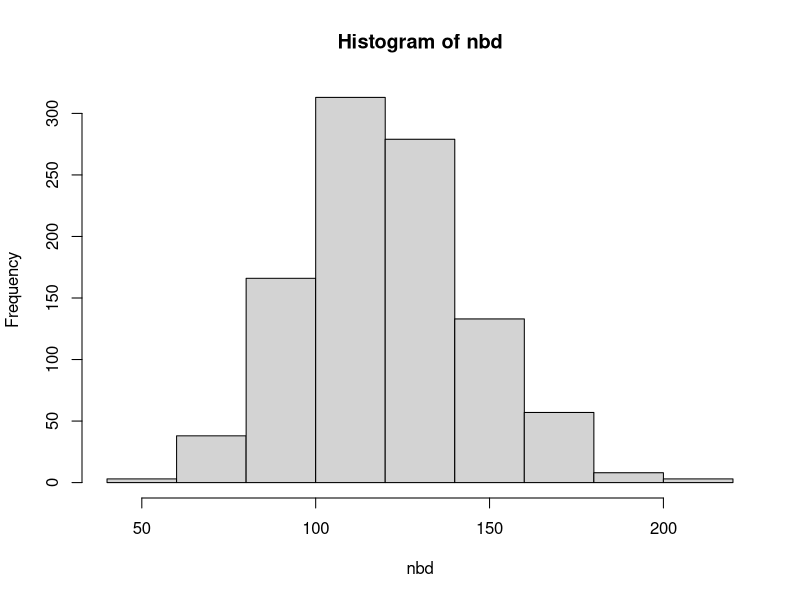
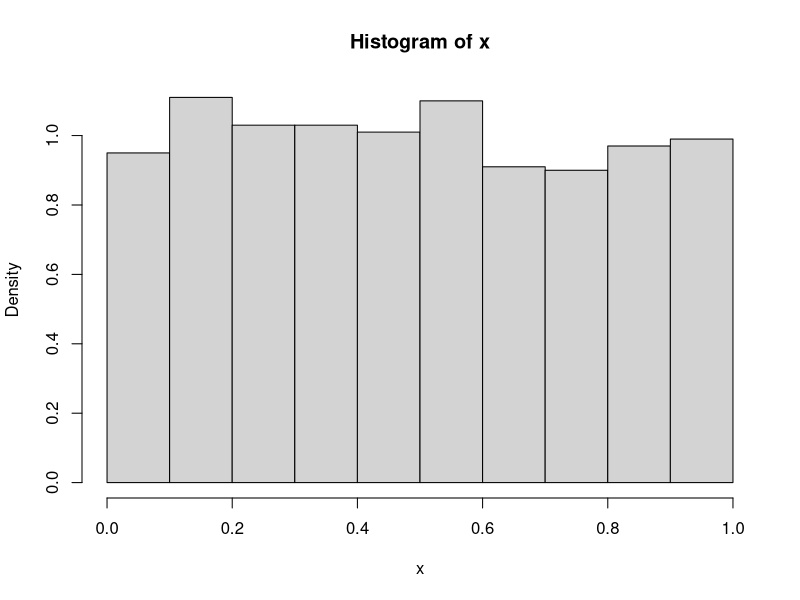
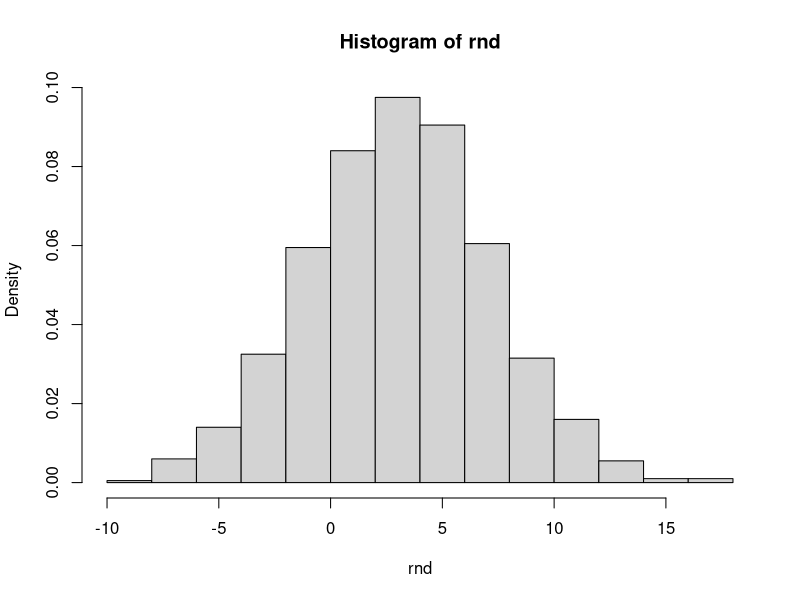
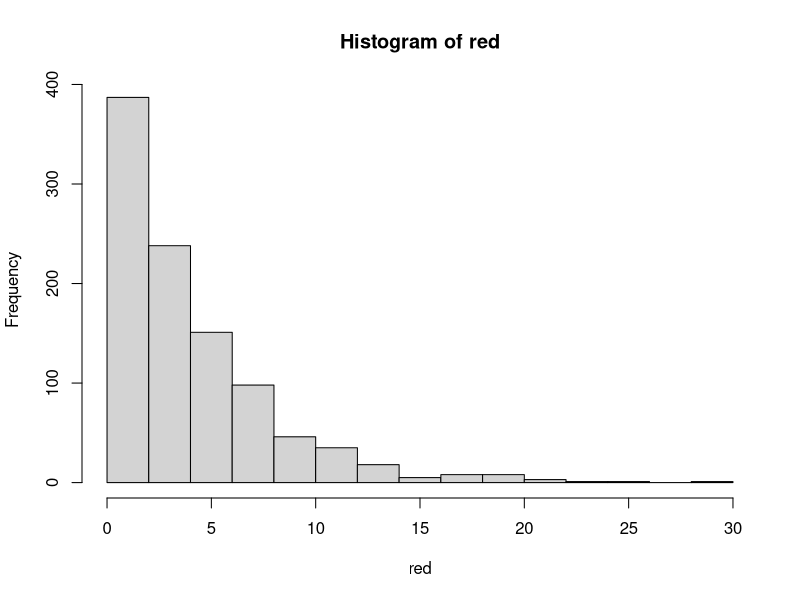
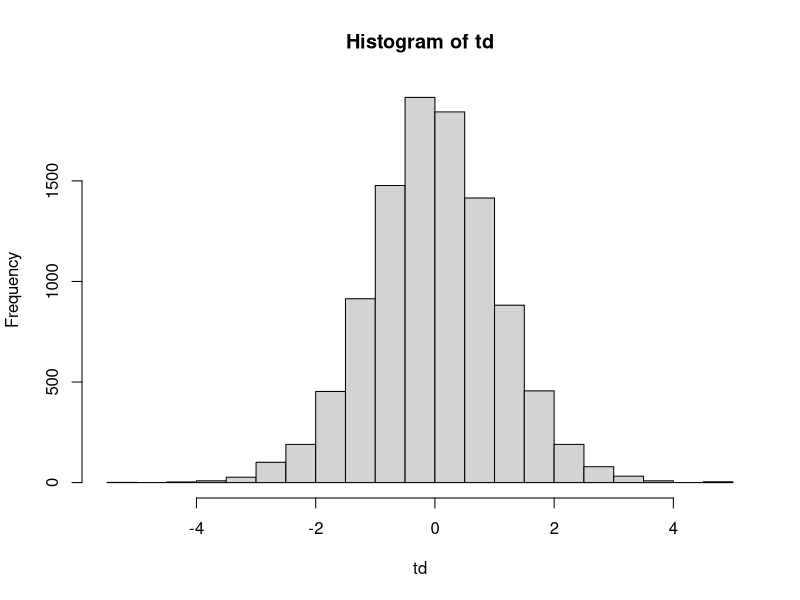
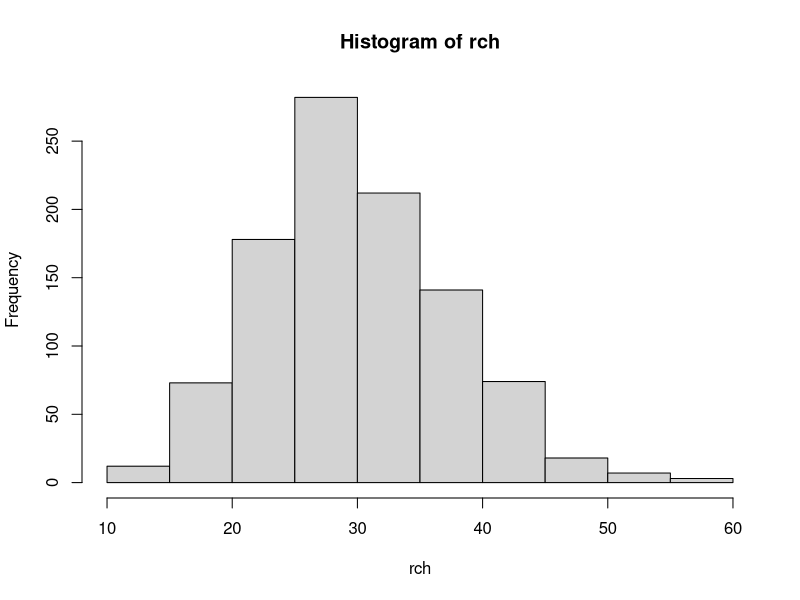
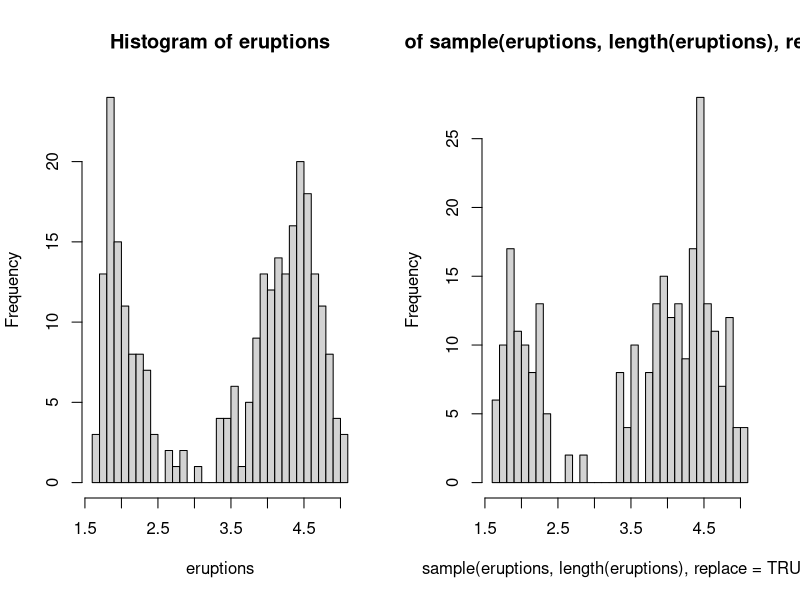
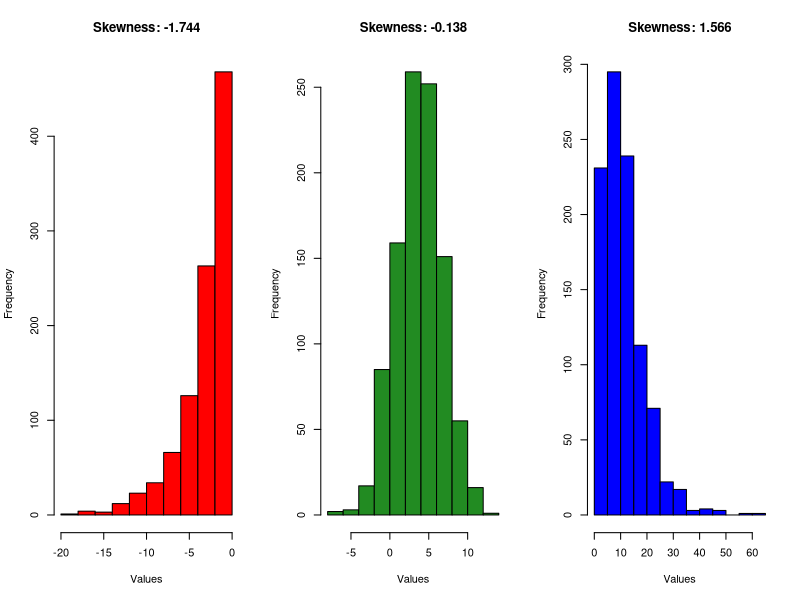

Write R code to recreate these figures, in order.
#               Разпределения


############################
#       Преди да започнем с характеристиките на разпределенията трябва да знаем, че в R
#   всяко разпределение има разновидност, която стартите с d-(име на разпределение), 
#   p-(име на разпределение), q-(име на разпределение) и r-(име на разпределение). Тези 
#   означения показват какво искаме да правим:
#       d- - изчислява вероятността за сбъдване на събитието x
#       p- - изчислява вероятността на предварително зададен квантил за разпределението
#       q- - изчислява квантилът на предварително зададена вероятност за разпределението
#       r- - генериране на случайни величини за разпределението

#   p- е обратна функция на q-. Например qnorm(pnorm(0.9)) = 0.9, pnorm(qnorm(0.9)) = 0.9


############################




#   1. Биномно разпределение
#       Биномното разпределение е дисктретно разпределение, което брои успехите в редица 
#   от n независими опити. Биномното разпределение приема параметри "n" - броя на опитите 
#   и "p" - вероятността за настъпване на успех.
#       Вероятността за настъпване на събитие "x" е P(x) = C(n, x)*p^x*(1-p)^(n-x), 
#   за x = 0, ..., n

#       В R, функциите за биномно разпределение са rbinom(), dbinom(), pbinom(), qbinom()

#   n - броят на симулациите, size - големианта на редицата от независимите опити
#   p - вероятността за настъпване на успех от един опит

#       Частния случай, когато size = 1 поражда Бернулиево разпределение. Тоест,
#   искаме да генерираме само един опит с вероятност за успех "p"
rbinom(n = 1, size = 1, p = 0.2)    
rbinom(n = 10, size = 1, p = 0.2)

#       Биномно разпределение
rbinom(n = 1, size = 6, p = 0.2)    
rbinom(n = 10, size = 6, p = 0.2)


set.seed(4442)
rbd <- rbinom(n = 100, size = 6, p = 0.2)
#       Средната стойност и медианата са равни на size*p, къдетo "size" и "p" са броят на 
#   опитите в редицата от експерименти и вероятността за успех.    
#       Вариацията е равна на size*p*(1 - p)
summary(rbd)
var(rbd)




#   2. Геометрично разпределение
#       Геометричното разпределение е дискретно разпределение, което показва броя на 
#   опитите до настъпването на успех.
#       Вероятността е P(x) = p*(1-p)^x, за x = 0, ..., n

set.seed(46871)
rgd <- rgeom(n = 100, prob = 0.2)
#       Средната стойност са равни на 1/p, "p" е вероятността за успех.    
#       Вариацията е равна на (1-p)/(p^2)
summary(rgd)
var(rgd)




#	3. Отрицателно биномно разпределение
#		Отрицателното биномно разпределение е дискретно разпределение, което измерва броя
#	на успехите в редица от бернулиеви опити до настъпване на r на брой неуспеха. Разпределението
#	има два параметъра r (броя на неуспехите) и p (вероятността за успех за всеки опит). При
#	r = 1 имаме геометрично разпределение.
#       Функцията на масата е P(x) = C(x+r-1, x)*(1-p)^r*p^x, за x = 0, 1, ...
#		Очакването на отрицателното биномно разпределение е r*(1-p)/p, а вариацията е r*(1-p)/p^2

set.seed(4457)
N <- 1000
nbd <- rnbinom(n = N, size = 30, prob = 0.2)
#	size - броят на успехите
hist(nbd)


summary(nbd)
var(nbd)




#   4. Поасоново разпределение
#       Поасоновото разпределение е дискретно разпределение, което измерва вероятността
#   "lambda" (n*p) на брой независими събития да се случат в определен интервал от време. 
#   При Поасоновото разпределение "n" клони към безкрайност, a "p" клони към нула. Това 
#   е и връзката между биномно разпределение и поасоново
#       Вероятността е P(x) = exp(-lambda)*lambda^x/(x!)

#   При поасоновото разпределение, средната стойност и вариацията са равни на lambda
set.seed(1477)
rpd <- rpois(n = 100, lambda = 3.4)
summary(rpd)
var(rpd)



#   5. Равномерно непрекъснато разпределение
#       Равномерното непрекъснато разпределение много наподобява равнометрното дискретно.
#   Разликата е в това, че вместо дискретни стойности, при непрекъснатото може да 
#   приема в целия интервал.
#       Вероятността P(X < x) = (x - a) / (b - a)
#       Равномерното непрекъснато разпределение приема параметри a и b, които са
#   минимална и максимална стойности.
#       Геенрирането на равномерно разпределение става с функцията runif(n, a, b)
runif(1, 0, 2)
runif(5, 0, 2)

set.seed(6674)
x <- runif(1000) # get the random numbers
hist(x, prob = T, breaks = 10)




#   6. Нормално разпределение
#       Нормалното разпределение е непрекъснато разпеделение, което има два основни 
#   параметъра mu (средна стойност) и sigma (стандартно отклонение). 
set.seed(96637)
rnd <- rnorm(n = 1000, mean = 3, sd = 4)
summary(rnd)
var(rnd)

#       Както не един път сме споменавали, нормалното разпределение има формата на камбана
hist(rnd, prob = TRUE)



#       Всяко едно нормално разпределение, с очакване "mu" и стандартно отклонение 
#   "sigma", може да се стандартизира в нормално разпределение с очакване 0 и стандартно 
#   отклонение 1. Стандартизацията се нарича Z-score, а формулата е Z = (x - mean(x))/sd(x)
rnd1 <- (rnd - mean(rnd)) / sd(rnd)

#       R притежава функция "scale", която го прави автоматично. Функцията е притежава 
#   параметрите center (булева или числова променлива) и scale (булева или числова 
#   променлива)
rnd2 <- scale(rnd)

all(rnd1 == rnd2)   #   Проверяваме дали всички стойности на rnd1 и rnd2 са равни




#   7. Експоненциално
#       Друго важно непрекъснато разпределение е екопоненциалното. Това разпределение
#   e подходящо за употреба в случаи, когато имаме работа с промеливи, свързани с време.
#   Експоненциалното разпределение има само един параметър lambda.
#       Експоненциалното разпределение се свързва с Поасоновото разпределение и като с 
#   него се оценява времето между настъпванията на две събития. Това разпределение се
#   разглежда и като непрекъснат аналог на геометричното разпределение.
#       Средната стойност на експоненциалното разпределение е равна на 1/lambda, а 
#   вариацията = 1/lambda^2.

set.seed(7114)
lambda <- 4
red <- rexp(1000, rate = 1/lambda)
hist(red)

summary(red)
var(red)




#   8. t разпределение
#       Друго важно непрекъснато разпределение е t разпределението. Това разпределение се
#	използва за оценка на параметрите на популацията, когато размерът на извадката е 
#   малък или когато стандартното отклонение на популацията е неизвестно. T разпределението
#	има един параметър nu = n - 1 (n - броят на наблюденията), който представлява степените 
#	на свобода.
#		Средната стойност и медианата на t разпределението са 0, а вариацията nu/(nu-2)


set.seed(7114)
df <- 14
td <- rt(10^4, df = df)
hist(td)

summary(td)
var(td)



#	9. Chi квадрат разпределение
#		Chi квадрат разпределението е непрекъснато разпределение, което представлява сума на k
#	на брой независими стандартно нормално разпределени величини. Използваме го за тестване на
#	хипотези свързани с дисперсията и при определяне на доверителните интервали. Разпределението
#	намира приложение и при изследването на категорийните модели и по-точно до колко прогнозите
#	на един модел съответстват на реалните стойности.
#		Разпределенеито има един параметър (k), показващ степените на свобода.
#		Очакването на Chi квадрат е k, а дисперсията - 2*k

set.seed(11478)
N <- 1000
rch <- rchisq(n = N, df = 30)
hist(rch)

summary(rch)
var(rch)



#	10. Хипергеометрично разпределение
#		Това е дискретно разпределение, което описва вероятността от k успеха в n на брой извадка,
#	без замествания, взета от крайна популация с размер N и съдържаща K на брой успеха. Разпределението
#	намира приложение при изследването дали една популация е overrepresented или underrepresented.
#		Функцията на масата е P(x) = C(K, k)*C((N - K), (n - k)) / C(N, n)
#		Очакването е n*K/N, а вариацията - n*(K/N)*((N-K)/N)*((N-n)/(N-1))



	
	
#   11. Boostrap
#       Booostrap е метод, който представлява създаване на извадка с големина, равна на 
#   големината на вектора X и всеки елемент от X може да участва пвоече от веднъж в новата 
#   извадка. 

data(faithful)
names(faithful)

eruptions <- faithful[, "eruptions"]
sample(eruptions, 10, replace = TRUE)

par(mfrow = c(1, 2))
hist(eruptions, breaks = 25)
hist(sample(eruptions, length(eruptions), replace = TRUE), breaks = 25)
par(mfrow = c(1, 1))


#		Едно от приложенията на bootstrap метода е при определянето на локацията на разпределение с тежки опашки 
#	и/или изразена асиметрия. Целта е да се включат в анализа и наблюдения, които се считат за "outlier"-и.

#       Асиметрия

#   За да видим дали имаме асиметрия в разпределението, ще изчислим статистиката skewness.
# В R има доста пакети, които предлагат тази опция ("DistributionUtils", "fBasics", "moments", "e1071"), но за целта
# ще използваме наша собствена

Skewness <- function(x) {
  x_centred <- x - mean(x)
  n <- length(x_centred)
  y <- sqrt(n)*sum(x_centred^3) / (sum(x_centred^2)^(3/2))
  list(estim = y*((1 - 1/n))^(3/2), se = sqrt((6*n*(n-1)) / (n-2) / (n+1) / (n+3)))
}


N <- 1000
set.seed(4741)
x1 <- -rexp(N, rate = 1/3); x1_skewness <- Skewness(x1)
x3 <- rgamma(N, shape = 2, rate = 1/6); x3_skewness <- Skewness(x3)
x2 <- rnorm(N, mean = 4, sd = 3); x2_skewness <- Skewness(x2)

par(mfrow = c(1, 3))
  hist(x1, xlab = "Values", main = paste("Skewness:", round(x1_skewness$estim, 3)), col = "red")
  hist(x2, xlab = "Values", main = paste("Skewness:", round(x2_skewness$estim, 3)), col = "forestgreen")
  hist(x3, xlab = "Values", main = paste("Skewness:", round(x3_skewness$estim, 3)), col = "blue")
par(mfrow = c(1, 1))

#   Лесно се забелязва, че при отрицателна стойност на skewness имаме асиметрия, при която
# лявата опашка е по-дълга. И обратното - при положителна стойност имаме по-дълга дясна опашка
# Ако стойността е близка до 0, тогава нямаме доказана асиметрия в разпределението.

#   - Но какво означава, стойност близка до 0-та, при положение, че в статистиката разлика от 10
# може да бъде незначима, а разлика от 0.00001 да бъде?
#   - Това е така и ето защо има и начин за определянето на значимостта ?. Най-лесно съотношението
# abs(estim/se) трябва да бъде по-малко от 2
x1_skewness$estim / x1_skewness$se
x2_skewness$estim / x2_skewness$se
x3_skewness$estim / x3_skewness$se


#   Да се върнем към bootstrap алгоритъма за изчисляване на локацията на разпределението. Той се 
# състои в следните стъпки:
#   1. Определяме броя (M) на извадките (извадките са с повторения и имат дължина, равна на вектора, 
# от който сме взели извадката).
#   2. Изчисляваме средната стойност на всички M извадки и ги съхраняваме в нов вектор.
#   3. От централната гранична теорема (ЦГТ, CLT) следва, че този вектор е с нормално разпределение
#   4. Взимаме средната стойност на този вектор го приемаме за локация на разпределението, а с помощта
# на стандартното отклонение, можем да определоим доверителни интервали




N <- 400
set.seed(9504)
X <- rgamma(n = N, shape = 2, rate = 1/20)
hist(X)
summary(X)
mean(X, trim = 0.05)

M <- 500
Mat <- matrix(nrow = M, ncol = length(X))
#   Създаваме матрица, която има M на брой редове и length(X) брой колони
# В тази матрица, по редове ще съхраняваме извадките

set.seed(10)
for(row_index in 1:nrow(Mat)) {
  Mat[row_index, ] <- sample(x = X, size = length(X), replace = TRUE)
}

# С долния ред взичмаме всички средни стойности по редове
mu_array <- apply(Mat, 1, FUN = mean)

par(mfrow = c(1, 2))
  hist(mu_array, main = "Histrogram of mu's distribution", xlab = "Values", col = "pink")
  
  qqnorm(mu_array); qqline(mu_array)
par(mfrow = c(1, 1))

#   Проверката на хипотези е важна част от анализа на данни. В сегашния случай ще проверим
# хипотезата, че разпределението е нормално. За целта ще използваме тест, който проверява хипотезата
shapiro.test(mu_array)
# Стойността p-value > 0.05 => разпределението може да го приемем за нормално.
# Понеже не сме учили тестовете, към настоящия момент ще ви се наложи да ми се доверите.

# По-нататък в упражненията ще бъдат засегнати тестовете подробно.


summary(X)
mean(X, trim = 0.05)
(loc <- mean(mu_array))

#   Предимството на този тест е, че можем да определим някакви неблагоприятни стойности, които да
# използваме вместо реалното очакване.
#   Така например, ако искам в 95% от случаите да съм познал средната си стойност, тогава взимам
# 5% квантил.
(a <- quantile(mu_array, prob = 0.05))

hist(mu_array, main = "Histrogram of mu's distribution", xlab = "Values", col = "orange")
abline(v = loc, lwd = 3, col = "blue")
abline(v = a, lwd = 3, lty = 3, col = "forestgreen")



	





